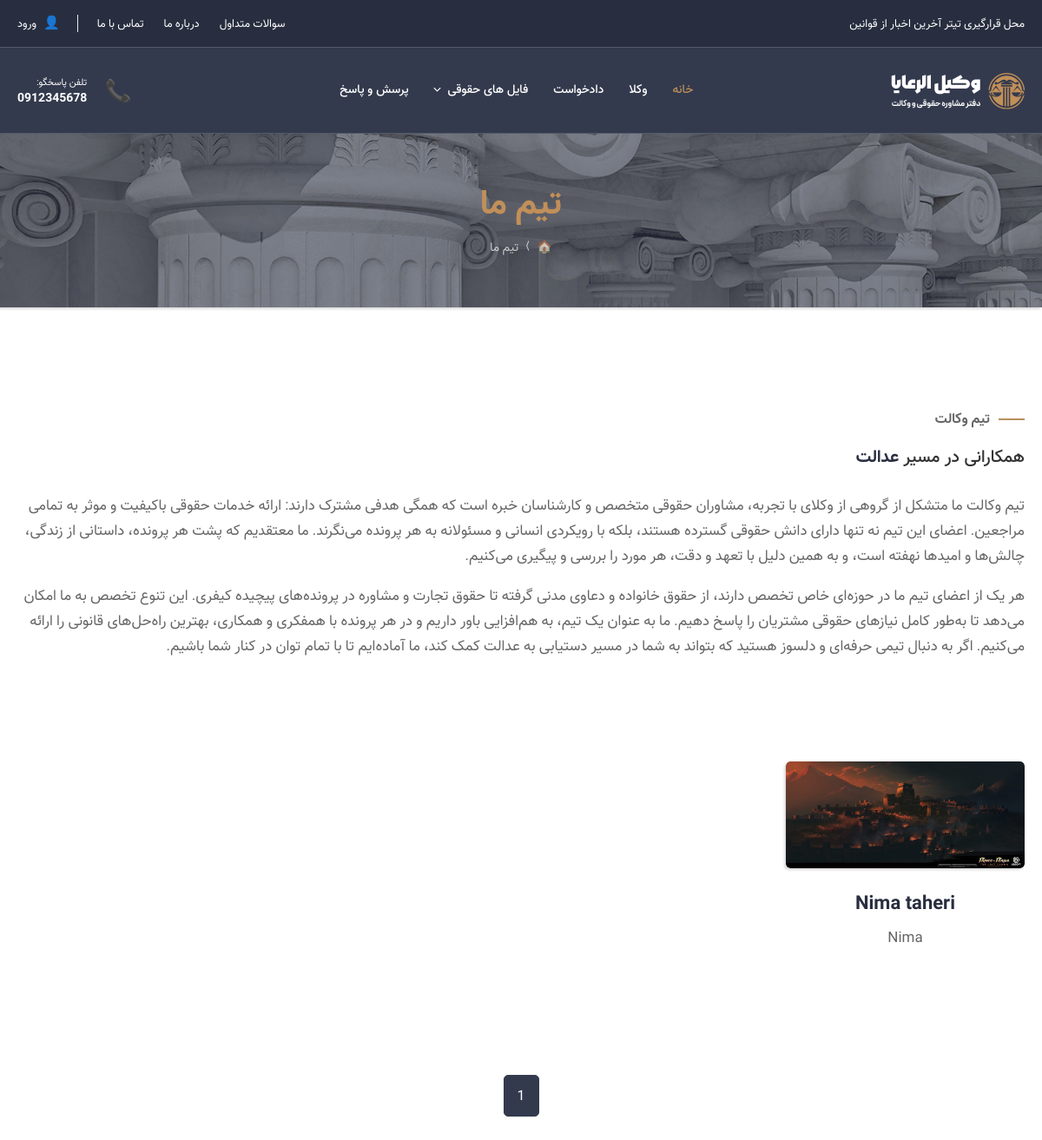
The app's page /lawyers_list/, older data.
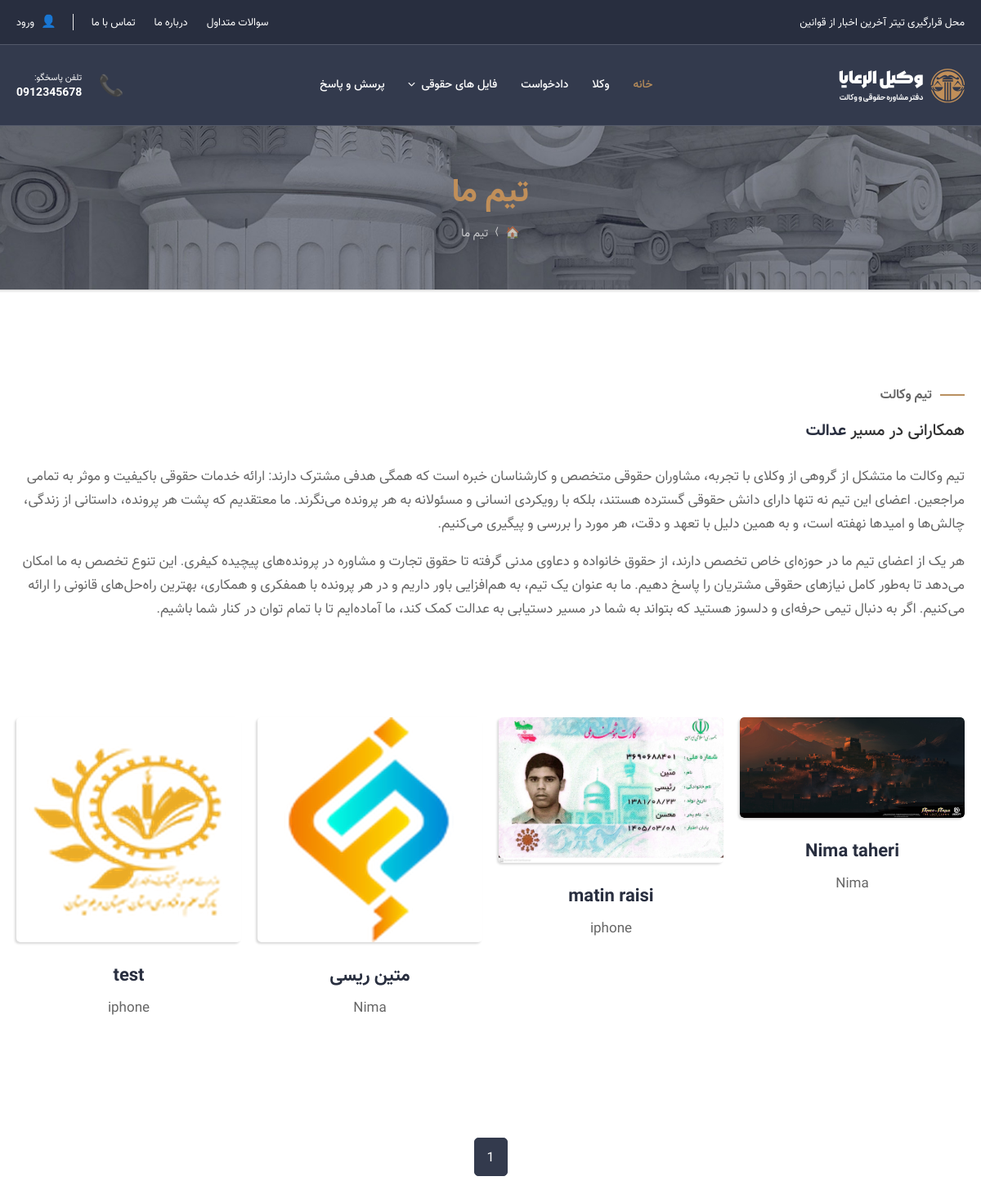
The same page, newer data.
### home/models.py (models this page shows, shortened)
class Lawyer (models.Model):
    lawyer_type = models.ForeignKey(LawyerType,on_delete=models.CASCADE)
    name = models.CharField(max_length=100)
    email = models.EmailField()
    phone = models.CharField(max_length=15)
    address = models.CharField(max_length=100)
    city = models.CharField(max_length=100)
    state = models.CharField(max_length=100)
    zip_code = models.CharField(max_length=10)
    experience = RichTextField()
    date = models.DateField()
    image = ResizedImageField(upload_to='lawyer_images' , crop=['middle', 'center'] , size=[300,300],quality=75)
    date = models.DateField()
    image = ResizedImageField(upload_to='lawyer_images' , crop=['middle', 'center'] , size=[300,300],quality=75)

class LawyerType(models.Model):
    name = models.CharField(max_length=100)

### home/views.py (the view)
# urls.py: path('lawyers_list/', views.lawyers_list, name="lawyers_list"),
def lawyers_list(request):
    lawyers = Lawyer.objects.all()
    paginator = Paginator(lawyers, 6)  # تعداد وکلا در هر صفحه
    page_number = request.GET.get('page')
    page_obj = paginator.get_page(page_number)
    return render(request, 'home/lawyers_list.html', {'page_obj': page_obj})

### Authentication/context_processors.py (called while the page is built, shortened)
def signup(request):
    form = Signup()
    form = Signup()
    return {'signup': form,}

def signin(request):
    form = Login()
    form = Login()
    return {'signin': form}

### home/context_processors.py (called while the page is built)
def header_context(request):
    legalfiles = LegalFiles.objects.all()
    return {'legalfiles':legalfiles}

### home/models.py (called while the page is built)
    def __str__(self):
        return self.name

### templates/home/lawyers_list.html (shortened to what this page needs)
{% extends "parent/base.html" %}
{% load static  %}
{% block content %}
<main class="main rtl text-right">
    <div class="page-header section-main">
        <div class="container">
            <h1 class="page-title">تیم ما</h1>
            <ul class="breadcrumb">
                <li><a href="index-2.html"><i class="fa-light fa-home"></i></a></li>
                <li class="delimiter">⟩</li>
                <li><a href="#">تیم ما</a></li>
            </ul>
        </div>
    </div>
    <div class="page-content">
        <section>
            <div class="container">
                <div class="section-main">
                    <div class="section-title-main">
                        <h3 class="section-subtitle p-relative">
                            تیم وکالت
                        </h3>
                        <div class="section-title-wrap">
                            <h5 class="section-title">
                                همکارانی در مسیر   <b>عدالت </b>
                            </h5>
                        </div>
                    </div>
                    <p>
                        تیم وکالت ما متشکل از گروهی از وکلای با تجربه، مشاوران حقوقی متخصص و کارشناسان خبره است که همگی هدفی مشترک دارند: ارائه خدمات حقوقی باکیفیت و موثر به تمامی مراجعین. اعضای این تیم نه تنها دارای دانش حقوقی گسترده هستند، بلکه با رویکردی انسانی و مسئولانه به هر پرونده می‌نگرند. ما معتقدیم که پشت هر پرونده، داستانی از زندگی، چالش‌ها و امیدها نهفته است، و به همین دلیل با تعهد و دقت، هر مورد را بررسی و پیگیری می‌کنیم.
                    </p>
                    <p>
                        هر یک از اعضای تیم ما در حوزه‌ای خاص تخصص دارند، از حقوق خانواده و دعاوی مدنی گرفته تا حقوق تجارت و مشاوره در پرونده‌های پیچیده کیفری. این تنوع تخصص به ما امکان می‌دهد تا به‌طور کامل نیازهای حقوقی مشتریان را پاسخ دهیم. ما به عنوان یک تیم، به هم‌افزایی باور داریم و در هر پرونده با همفکری و همکاری، بهترین راه‌حل‌های قانونی را ارائه می‌کنیم. اگر به دنبال تیمی حرفه‌ای و دلسوز هستید که بتواند به شما در مسیر دستیابی به عدالت کمک کند، ما آماده‌ایم تا با تمام توان در کنار شما باشیم.
                    </p>
                </div>
                <div class="row cols-xs-2 cols-sm-3 cols-md-4 section-main">
                    {% for lawyer in page_obj %}
                    <div class="image-box appear-animate fadeInLeftShorter appear-animation-visible" data-animation-options="{'name': 'fadeInLeftShorter'}" style="animation-duration: 1.2s;">
                        <a href="{% url 'HomeApp:detailvakil' lawyer.id %}" class="member-link">
                            <figure class="banner-radius">
                                <img src="{{ lawyer.image.url }}" alt="تصویر {{ lawyer.name }}" width="280" height="280">
                            </figure>
                            <h4 class="image-box-name">{{ lawyer.name }}</h4>
                            <h6 class="image-box-job">{{ lawyer.lawyer_type.name }}</h6>
                        </a>
                    </div>
                    {% empty %}
                    <p>هیچ وکیلی برای نمایش موجود نیست.</p>
                    {% endfor %}
                </div>
                <div class="pagination-wrap">
                    <ul class="pagination">
                        {% for num in page_obj.paginator.page_range %}
                        <li>
                            <a href="?page={{ num }}" class="{% if page_obj.number == num %}active{% endif %}">
                                {{ num }}
                            </a>
                        </li>
                        {% endfor %}
                    </ul>
                </div>
            </div>
        </section>
    </div>
</main>
{% endblock content %}

### templates/parent/base.html (shortened to what this page needs)
{% load static %}
<!DOCTYPE html>
<html lang="fa">
<head>
    <link rel="stylesheet" type="text/css" href="{% static 'fonts/awesome/css/all.min.css' %}">
    <link href="{% static 'fonts/vazir/font-vazir.css' %}" rel="stylesheet" />
    <link rel="stylesheet" type="text/css" href="{% static 'plugin-js/owl-carousel/owl.carousel.min.css' %}">
    <link rel="stylesheet" type="text/css" href="{% static 'css/main.css' %}">
</head>
<body>
    <div class="page-wrapper">
        {% include "partials/header.html" %}
        {% block content %}{% endblock %}
    </div>
</body>
</html>

### templates/partials/header.html (shortened to what this page needs)
{% load static %}
<header class="header rtl text-right">
    <div class="header-top ">
        <div class="container">
            <div class="header-right">
                <p class="welcome-msg">محل قرارگیری تیتر آخرین اخبار از قوانین </p>
            </div>
            <div class="header-left">
                <a href="{% url 'HomeApp:faq' %}" class="help d-lg-show">سوالات متداول</a>
                <a href="{% url 'HomeApp:about' %}" class="help d-lg-show">درباره ما</a>
                <a href="{% url 'HomeApp:contact' %}" class="contact d-xs-show">تماس با ما</a>
                {% if user.is_authenticated %}
                <form method="post" action="{% url "signout" %}">
                    {% csrf_token %}
                    <button type="submit">
                        <a >
                            <i class="fa-light fa-user"></i>خروج
                        </a>
                    </button>
                </form>
                {% else %}
                <a href="#signin" class="login-toggle link-to-tab">
                    <i class="fa-light fa-user"></i>ورود
                </a>
                {% endif %}
            </div>
        </div>
    </div>
    <div class="sticky-content-wrapper">
        <div class="header-middle sticky-header fix-top sticky-content">
            <div class="container">
                <div class="header-right">
                    <a href="/" class="logo">
                        <img src="{% static 'images/logo-white.png' %}" alt="لوگو قالب وکیل الرعایا" width="154"
                            height="43">
                    </a>
                    <nav class="main-nav">
                        <ul class="menu">
                            <li class="active">
                                <a href="/">خانه</a>
                            </li>
                            <li>
                                <a href="{% url 'HomeApp:lawyers_list' %}">وکلا</a>
                            </li>
                            <li>
                                <a href="{% url "HomeApp:sabt_moshaver" %}">دادخواست</a>
                            </li>
                            <li>
                                <a href="#">فایل های حقوقی</a>
                            <li>
                                <a href="{% url 'HomeApp:faq' %}">پرسش و پاسخ</a>
                            </li>
                            </li>
                        </ul>
                    </nav>
                </div>
                <div class="header-left">
                    <a href="tel:#" class="icon-box icon-box-side">
                        <div class="icon-box-icon ml-0 ml-lg-2">
                            <i class="fa-regular fa-phone"></i>
                        </div>
                        <div class="icon-box-content d-xs-show">
                            <h4 class="icon-box-title text-white">تلفن پاسخگو:</h4>
                            <p class="text-white"> 0912345678 </p>
                        </div>
                    </a>
                </div>
            </div>
        </div>
    </div>
</header>

### templates/partials/footer.html (shortened to what this page needs)
{% load static %}

Row changes from the older to the newer data that the page shows:
added Lawyer: image (picture), name "matin raisi", lawyer_type.name "iphone"
added Lawyer: image (picture), name "متین ریسی", lawyer_type.name "Nima"
added Lawyer: image (picture), name "test", lawyer_type.name "iphone"
